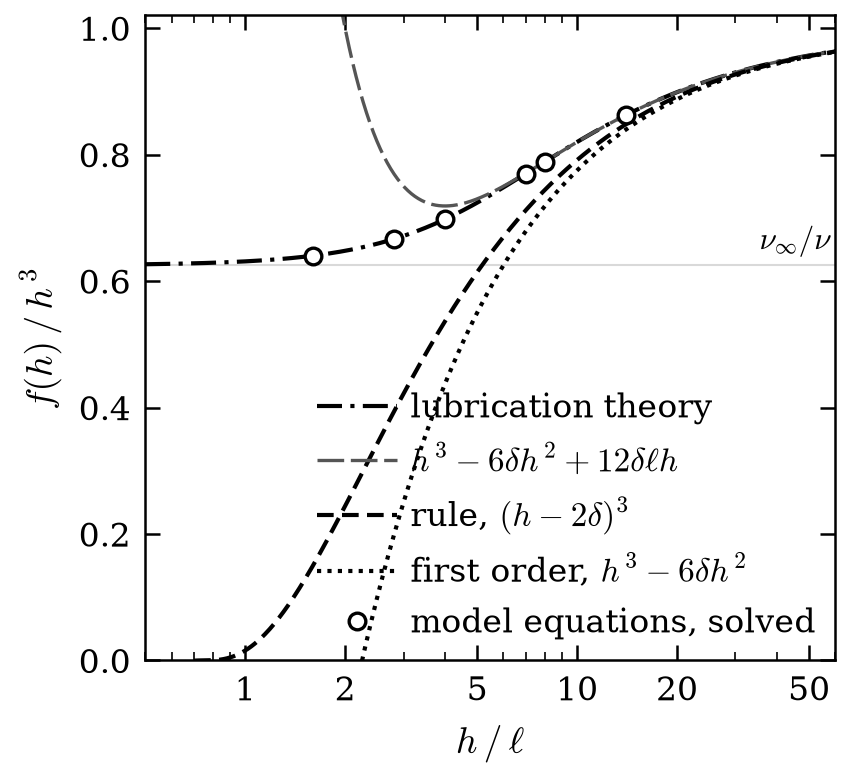

Reproduce this figure in Python.
"""
Item 10 - the film function over h^3 against h / l at K = 3: micropolar lubrication theory, the wall rule, its
first-order term alone, and the sharper form of the rule (core with the slip length - delta plus the flux of the
two wall layers). Host only.

Run from the repository root:  python data/micropolar/ch5_draft/fig_10_film_function.py
"""
import matplotlib.pyplot as plt
import numpy as np

import style
from experiment.validation import micropolar_film as film

COUPLING_RATIO = 3.0
RUN_GAPS = (1.6, 2.8, 4.0, 7.0, 8.0, 14.0)          # narrowest gap / l of the eccentric runs


def main() -> int:
    style.setup()
    ratio = film.displacement_over_length(COUPLING_RATIO)
    gap = np.geomspace(0.5, 60.0, 600)
    figure, axis = plt.subplots(figsize=(style.NARROW, 0.92 * style.NARROW))
    cube = gap ** 3
    lubrication = film.film_function("lubrication", gap, 1.0, ratio) / cube
    axis.plot(gap, lubrication, color=style.INK, **style.FILM, label="lubrication theory")
    axis.plot(gap, film.film_function("sharper", gap, 1.0, ratio) / cube, color=style.MUTED, linewidth=0.8,
              linestyle=(0, (8, 2)), label=r"$h^3 - 6\delta h^2 + 12\delta\ell h$")
    axis.plot(gap, film.film_function("rule", gap, 1.0, ratio) / cube, color=style.INK, **style.RULE,
              label=r"rule, $(h - 2\delta)^3$")
    axis.plot(gap, film.film_function("first_order", gap, 1.0, ratio) / cube, color=style.INK, **style.FIRST_ORDER,
              label=r"first order, $h^3 - 6\delta h^2$")
    # the four-constant solution of the model's two equations at the narrowest gaps of the runs
    checked = np.array(RUN_GAPS)
    solved = np.array([12.0 * float(film.plane_film(value, 1.0, ratio, gradient=-1.0)["flux"][0]) / value ** 3
                       for value in checked])
    axis.plot(checked, solved, **{**style.run_markers(0, filled=False), "markeredgecolor": style.INK},
              label="model equations, solved")
    limit = (1.0 + 0.5 * COUPLING_RATIO) / (1.0 + COUPLING_RATIO)
    axis.axhline(limit, color=style.GRID, linewidth=0.5, zorder=0)
    axis.text(58.0, limit + 0.012, r"$\nu_\infty/\nu$", ha="right", va="bottom", fontsize=style.FONT_SIZE - 1.5)
    axis.set_xscale("log")
    axis.set_xlim(0.5, 60.0)
    axis.set_ylim(0.0, 1.02)
    axis.set_xticks([1, 2, 5, 10, 20, 50])
    axis.set_xticklabels(["1", "2", "5", "10", "20", "50"])
    axis.set_xlabel(r"$h\,/\,\ell$")
    axis.set_ylabel(r"$f(h)\,/\,h^3$")
    axis.legend(loc="lower right", handletextpad=0.4, borderaxespad=0.2)
    figure.tight_layout(pad=0.4)
    style.save(figure, "fig_10_film_function")

    def at(kind, value):
        return float(film.film_function(kind, value, 1.0, ratio)) / float(film.film_function("lubrication", value,
                                                                                             1.0, ratio))
    table = "; ".join(f"h / l = {value:g}: rule {at('rule', value):.3f}, first order {at('first_order', value):.3f}, "
                      f"sharper form {at('sharper', value):.4f}" for value in (4.0, 7.0, 10.0, 14.0, 20.0))
    caption = (
        "Pressure-driven flux of a plane film between two walls with w = 0, as f(h) / h^3 against h / l (flux = "
        f"- f(h) (dp/dx) / (12 mu_inf)), K = {COUPLING_RATIO:g} (delta = K l / (2 (1 + K)) = {ratio:g} l). "
        "Dash-dotted: the film function of micropolar lubrication theory, f = h^3 - 6 delta h^2 coth(h / (2 l)) + "
        "12 delta l h (in the notation of that theory h^3 + 12 l'^2 h - 6 N l' h^2 coth(N h / (2 l')) with N^2 = "
        "delta / l and l' = N l; the user quotes it from Prakash and Sinha 1975, neither of us has compared it with "
        "the original). Circles: the two ordinary differential equations of the model solved between the walls at "
        "the narrowest gaps of the eccentric runs; they agree with the formula to 1e-15. Dashed: the wall rule "
        "(both walls displaced by delta). Dotted: its first-order term alone. Long dashes: the sharper form of the "
        "rule, a Newtonian core with the slip length - delta plus delta l times the wall shear rate carried by each "
        "wall layer; it differs from the film function by 6 delta h^2 (coth(h / (2 l)) - 1), about 12 delta h^2 "
        "exp(-h / l). The grey line is the limit h -> 0, nu_inf / nu = 0.625 (a Newtonian fluid of viscosity mu + "
        f"kappa). Ratios to the film function: {table}.")
    style.record("10", "The film function over h^3 against h / l at K = 3", "final (host only)", caption,
                 ["fig_10_film_function.pdf", "fig_10_film_function.png"],
                 ["experiment/validation/micropolar_film.py", "data/micropolar/stage6/film_check.txt"],
                 {"limit": limit}, "host")
    return 0


if __name__ == "__main__":
    raise SystemExit(main())
